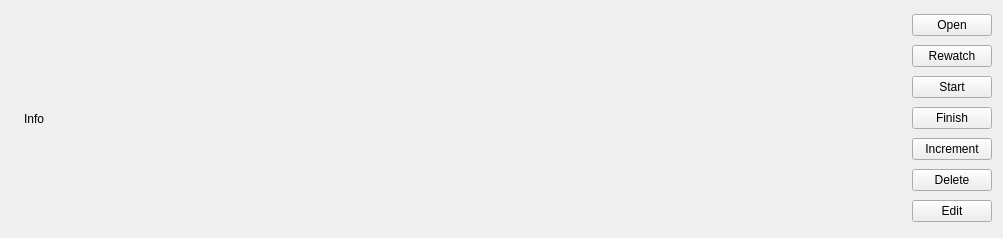
<?xml version="1.0" encoding="UTF-8"?>
<ui version="4.0">
 <class>ItemWidget</class>
 <widget class="QWidget" name="ItemWidget">
  <property name="geometry">
   <rect>
    <x>0</x>
    <y>0</y>
    <width>1003</width>
    <height>238</height>
   </rect>
  </property>
  <property name="windowTitle">
   <string>Form</string>
  </property>
  <property name="locale">
   <locale language="English" country="UnitedStates"/>
  </property>
  <layout class="QHBoxLayout" name="horizontalLayout_2" stretch="0,3,0">
   <item>
    <widget class="QLabel" name="imageLabel">
     <property name="text">
      <string/>
     </property>
    </widget>
   </item>
   <item>
    <layout class="QVBoxLayout" name="verticalLayout">
     <item>
      <widget class="QLabel" name="label">
       <property name="text">
        <string>Info</string>
       </property>
      </widget>
     </item>
    </layout>
   </item>
   <item>
    <layout class="QVBoxLayout" name="verticalLayout_2">
     <item>
      <widget class="QPushButton" name="openButton">
       <property name="text">
        <string>Open</string>
       </property>
       <property name="icon">
        <iconset theme="system-run"/>
       </property>
      </widget>
     </item>
     <item>
      <widget class="QPushButton" name="rewatchButton">
       <property name="text">
        <string>Rewatch</string>
       </property>
       <property name="icon">
        <iconset theme="edit-undo"/>
       </property>
      </widget>
     </item>
     <item>
      <widget class="QPushButton" name="startButton">
       <property name="text">
        <string>Start</string>
       </property>
       <property name="icon">
        <iconset theme="media-playback-start"/>
       </property>
      </widget>
     </item>
     <item>
      <widget class="QPushButton" name="finishButton">
       <property name="text">
        <string>Finish</string>
       </property>
      </widget>
     </item>
     <item>
      <widget class="QPushButton" name="incrementButton">
       <property name="text">
        <string>Increment</string>
       </property>
       <property name="icon">
        <iconset theme="contact-new"/>
       </property>
      </widget>
     </item>
     <item>
      <widget class="QPushButton" name="deleteButton">
       <property name="text">
        <string>Delete</string>
       </property>
       <property name="icon">
        <iconset theme="edit-delete"/>
       </property>
      </widget>
     </item>
     <item>
      <widget class="QPushButton" name="editButton">
       <property name="text">
        <string>Edit</string>
       </property>
       <property name="icon">
        <iconset theme="document-properties"/>
       </property>
      </widget>
     </item>
    </layout>
   </item>
  </layout>
 </widget>
 <resources/>
 <connections/>
</ui>
